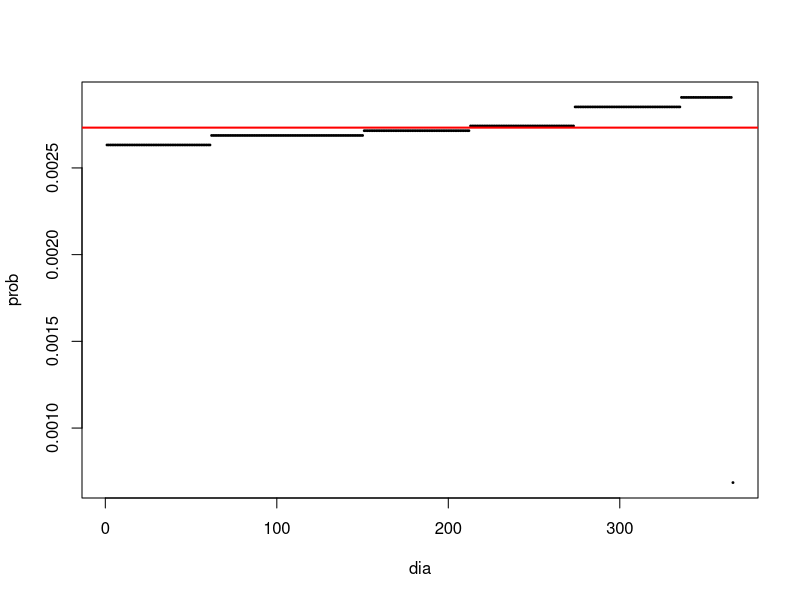

Write the R code that produced this figure.
# Enunciado:
# Se considera un patron no uniforme de nacimientos en 366 dias con:
# p = c(rep(96, 61), rep(98, 89), rep(99, 62), rep(100, 61), rep(104, 62), rep(106, 30), 25)
# 1) Ejecutar e interpretar:
#    length(p); 1/366; unique(p/sum(p))
#    plot(1:366, p/sum(p), type="p", ...)
#    abline(h = 1/366, ...)
# 2) Ejecutar la simulacion de coincidencias con prob = p y comparar con el caso uniforme.
#
# Ejercicio 6 - Cumpleanos con nacimientos no uniformes (parte 1)

p <- c(rep(96, 61), rep(98, 89), rep(99, 62), rep(100, 61), rep(104, 62), rep(106, 30), 25) # Frecuencias relativas.
length(p) # Verifico que haya 366 dias.
1 / 366 # Probabilidad diaria si fuera uniforme.
unique(p / sum(p)) # Distintos niveles de probabilidad normalizada.

plot(1:366, p / sum(p), type = "p", xlab = "dia", ylab = "prob", cex = 0.25, pch = 19) # Perfil no uniforme.
abline(h = 1 / 366, lwd = 2, col = "red") # Referencia uniforme para comparar.

set.seed(50) # Fijo semilla.
B <- 100000 # Numero de simulaciones.
n <- 25 # Tamano de grupo.
x_no_uniforme <- numeric(B) # Coincidencias con distribucion no uniforme.
x_uniforme <- numeric(B) # Coincidencias con distribucion uniforme.

for (i in 1:B) { # Recorro todas las repeticiones.
  m1 <- sample(1:366, n, replace = TRUE, prob = p) # Muestro segun probabilidades no uniformes.
  x_no_uniforme[i] <- sum(duplicated(m1)) # Cuento coincidencias en caso no uniforme.

  m2 <- sample(1:366, n, replace = TRUE) # Muestro con distribucion uniforme.
  x_uniforme[i] <- sum(duplicated(m2)) # Cuento coincidencias en caso uniforme.
}

mean(x_no_uniforme >= 1) # Probabilidad de al menos una coincidencia (no uniforme).
mean(x_uniforme >= 1) # Probabilidad de al menos una coincidencia (uniforme).
mean(x_no_uniforme) # Esperanza de coincidencias (no uniforme).
mean(x_uniforme) # Esperanza de coincidencias (uniforme).

# Explicacion general:
# Al usar prob en sample(), los dias no tienen la misma probabilidad de nacimiento.
# Eso incrementa concentracion en ciertos dias y, en general, aumenta la chance de
# coincidencias frente al caso uniforme. La comparacion lado a lado por simulacion
# permite cuantificar ese efecto en probabilidad de coincidencia y en su valor esperado.
